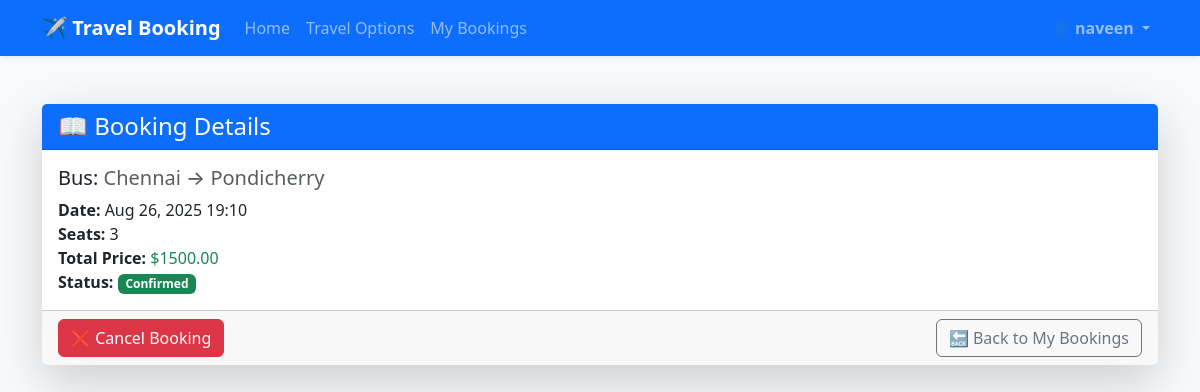
Page /bookings/8/ (signed in) on the committed database.
### bookings/models.py (models this page shows, shortened)
class Booking(models.Model):
    STATUS_CHOICES = [
        ('Confirmed', 'Confirmed'),
        ('Cancelled', 'Cancelled'),
    ]
    booking_id = models.AutoField(primary_key=True)
    user = models.ForeignKey(User, on_delete=models.CASCADE)
    travel_option = models.ForeignKey(TravelOption, on_delete=models.CASCADE)
    number_of_seats = models.PositiveIntegerField()
    total_price = models.DecimalField(max_digits=10, decimal_places=2)
    booking_date = models.DateTimeField(auto_now_add=True)
    status = models.CharField(max_length=10, choices=STATUS_CHOICES, default='Confirmed')

### travels/models.py (models this page shows, shortened)
class TravelOption(models.Model):
    TRAVEL_TYPE_CHOICES = [
        ('Flight', 'Flight'),
        ('Train', 'Train'),
        ('Bus', 'Bus'),
    ]
    travel_id = models.AutoField(primary_key=True)
    type = models.CharField(max_length=10, choices=TRAVEL_TYPE_CHOICES)
    source = models.CharField(max_length=100)
    destination = models.CharField(max_length=100)
    date_time = models.DateTimeField()
    price = models.DecimalField(max_digits=10, decimal_places=2)
    available_seats = models.PositiveIntegerField()

### bookings/views.py (the view)
# urls.py: path('<int:booking_id>/', views.booking_detail_view, name='booking_detail'),
@login_required
def booking_detail_view(request, booking_id):
    booking = get_object_or_404(Booking, pk=booking_id, user=request.user)
    return render(request, 'bookings/booking_detail.html', {'booking': booking})

### bookings/templates/bookings/booking_detail.html
{% extends 'base.html' %}
{% block content %}
<div class="container mt-5">
    <div class="card shadow-lg border-0">
        <div class="card-header bg-primary text-white">
            <h4 class="mb-0">📖 Booking Details</h4>
        </div>
        <div class="card-body">
            <h5 class="card-title text-dark">
                {{ booking.travel_option.type }}:
                <span class="text-muted">{{ booking.travel_option.source }} → {{ booking.travel_option.destination }}</span>
            </h5>
            <p class="card-text">
                <strong>Date:</strong> {{ booking.booking_date|date:"M d, Y H:i" }} <br>
                <strong>Seats:</strong> {{ booking.number_of_seats }} <br>
                <strong>Total Price:</strong> <span class="text-success">${{ booking.total_price }}</span> <br>
                <strong>Status:</strong>
                {% if booking.status == "Confirmed" %}
                    <span class="badge bg-success">{{ booking.status }}</span>
                {% elif booking.status == "Pending" %}
                    <span class="badge bg-warning text-dark">{{ booking.status }}</span>
                {% else %}
                    <span class="badge bg-secondary">{{ booking.status }}</span>
                {% endif %}
            </p>
        </div>
        <div class="card-footer d-flex justify-content-between">
            {% if booking.status == 'Confirmed' %}
            <a href="{% url 'bookings:booking_cancel' booking.booking_id %}" class="btn btn-danger">
                ❌ Cancel Booking
            </a>
            {% endif %}
            <a href="{% url 'bookings:booking_list' %}" class="btn btn-outline-secondary">
                🔙 Back to My Bookings
            </a>
        </div>
    </div>
</div>
{% endblock %}

### templates/navbar.html (shortened to what this page needs)
<nav class="navbar navbar-expand-lg navbar-dark bg-primary shadow-sm">
    <div class="container">
        <a class="navbar-brand fw-bold" href="{% url 'index' %}">
            ✈️ Travel Booking
        </a>
        <div class="collapse navbar-collapse" id="navbarNav">
            <ul class="navbar-nav me-auto">
                <li class="nav-item">
                    <a class="nav-link {% if request.resolver_match.url_name == 'index' %}active{% endif %}" href="{% url 'index' %}">Home</a>
                </li>
                <li class="nav-item">
                    <a class="nav-link {% if request.resolver_match.url_name == 'travel_list' %}active{% endif %}" href="{% url 'travels:travel_list' %}">Travel Options</a>
                </li>
                {% if user.is_authenticated %}
                <li class="nav-item">
                    <a class="nav-link {% if request.resolver_match.url_name == 'booking_list' %}active{% endif %}" href="{% url 'bookings:booking_list' %}">My Bookings</a>
                </li>
                {% endif %}
            </ul>
            <ul class="navbar-nav">
                {% if user.is_authenticated %}
                <li class="nav-item dropdown">
                    <a class="nav-link dropdown-toggle fw-semibold" href="#" id="navbarDropdown" role="button" data-bs-toggle="dropdown">
                        👤 {{ user.username }}
                    </a>
                </li>
                {% endif %}
            </ul>
        </div>
    </div>
</nav>

### static/css/styles.css (style rules this page uses)
body { background-color: #f8f9fa; }

### rows in the picture
Booking: travel_option.type "Bus", travel_option.source "Chennai", travel_option.destination "Pondicherry", booking_date "Aug 26, 2025 19:10", number_of_seats "3", total_price "1500.00", status "Confirmed"

### other values in the picture
{{ user.username }} "naveen"
